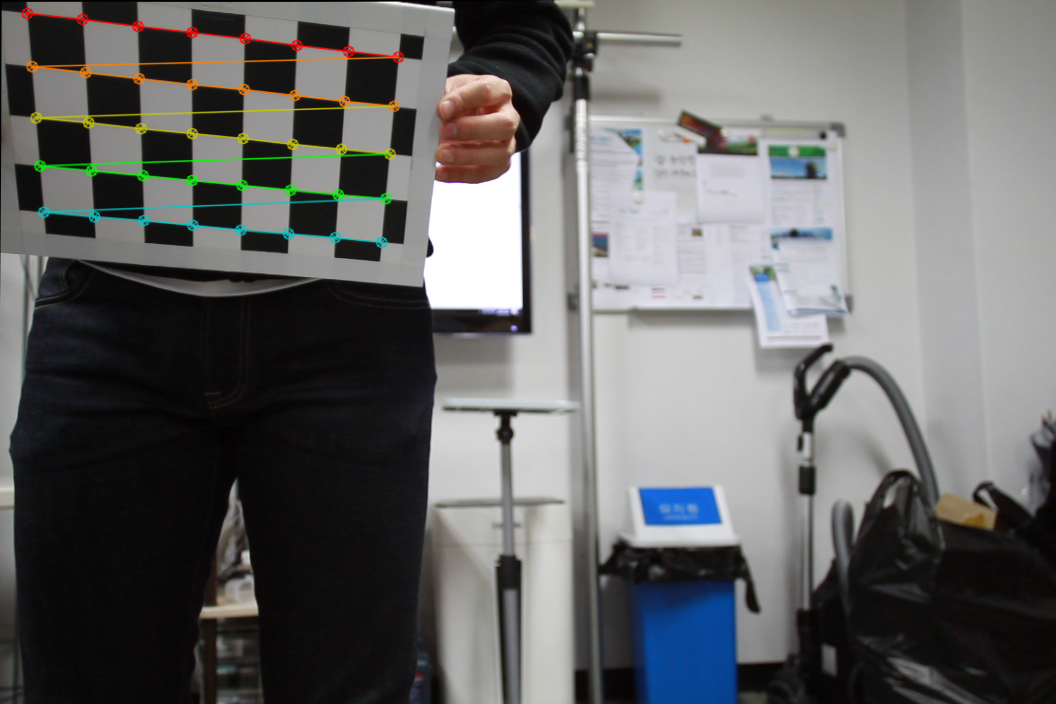
//> input picture calibration/test_calibration/test_calibration/c1.bmp, 1056 x 704 px
$ ./test_calibration   (built with g++ and OpenCV 4)
//> lines starting //> are read from the running program, lines starting //| are printed output that depends on the picture; after the words box and inside, x2 and y2 are one past the last pixel; in counts of white or black regions, pixels touching at a corner belong together
#include "opencv2/core/core.hpp"
#include "opencv2/imgproc/imgproc.hpp"
#include "opencv2/calib3d/calib3d.hpp"
#include "opencv2/highgui/highgui.hpp"
#include <vector>
#include <stdlib.h>
#include <stdio.h>
using namespace std;
using namespace cv;

void main()
{
	int i, j;
	int board_w, board_h;
	int n_boards;
	float measure;
	Size imageSize;

	vector< vector< Point2f> > imagePoints;
	vector< vector< Point3f> > objectPoints;

	printf("How many cross points of width direction? \n");
	scanf("%d", &board_w);
//> the answer given: 3
	printf("How many cross points of Height direction? \n");
	scanf("%d", &board_h);
//> the answer given: 3

	printf("How many board? (board will be read by this namimg-> ./pattern/p1.jpg, ./pattern/p2.jpg...\n");
	scanf("%d", &n_boards);
//> the answer given: 3

	printf("What mm ?\n");
	scanf("%f", &measure);
//> the answer given: 2

	printf("w=%d h=%d n=%d %lfmm\n", board_w, board_h, n_boards, measure);
	printf("-----------FindChessboardCorner------------\n");
	char str[100];
	for (int i = 0; i < n_boards; ++i)
	{
		//image load
		sprintf(str, "c1.bmp");
		printf("%s\n", str);
		Mat img2;
		Mat img = imread(str);
//> img is the input picture: 704 rows x 1056 cols, CV_8UC3; mean B, G, R 101.8, 101.9, 101.4
		imageSize = Size(img.cols, img.rows);
//> imageSize = Size(1056, 704)
		Mat gray;
		cvtColor(img, gray, CV_RGB2GRAY);
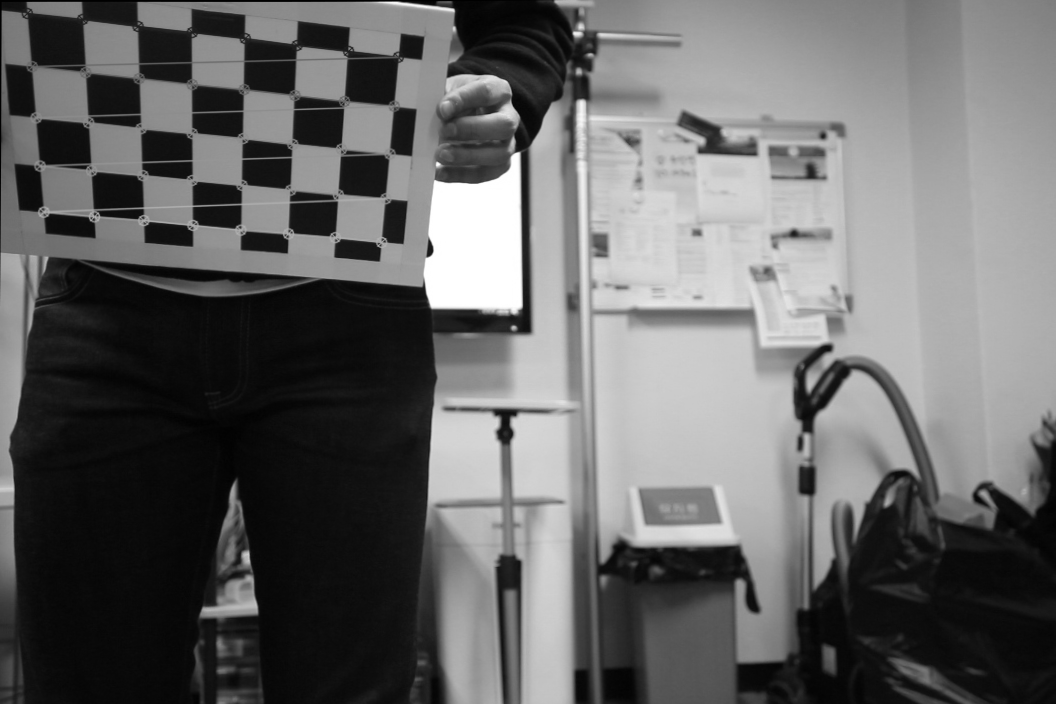
//> gray: 704 rows x 1056 cols, CV_8UC1; min 0, max 255, mean 101.8
		img.copyTo(img2);
		vector< Point2f> corners;

		//체스보드 코너점을 찾기 findChessboardCorners(inputArray image, Size patternSize, OutputArray corners)
		bool sCorner = findChessboardCorners(gray, Size(board_w, board_h), corners);
//> corners = 9 Points (x, y): [387.5, 151.5], [341.4, 148.3], [291.2, 143.2], [395.3, 105.9], [345.5, 104], [294, 99.5], [398.6, 55.51], [347.4, 49.95], [296.5, 44.99]; sCorner = true

		//if find corner success, then
		if (sCorner)
		{
			// 코너점 구체화 cornerSubPix(InputArray image, InputoutputArray corners, Size winSize, Size zeroZone, termCriteria criteria)
			cornerSubPix(gray, corners, Size(11, 11), Size(-1, -1), TermCriteria(CV_TERMCRIT_EPS + CV_TERMCRIT_ITER, 30, 0.1));
//> corners = 9 Points (x, y): [389.6, 153.7], [340.4, 150.1], [292.1, 143.6], [393.6, 105.5], [344.5, 103.2], [294.1, 100.6], [398.4, 56.58], [348.6, 52.34], [296.5, 45.2]
			// 점 그리기 , 쭈욱이어서 drawChessboardCorners(InputOutputArray image, Size patternSize, InputArray corners, bool patternWasFound)
			drawChessboardCorners(img2, Size(board_w, board_h), corners, sCorner);
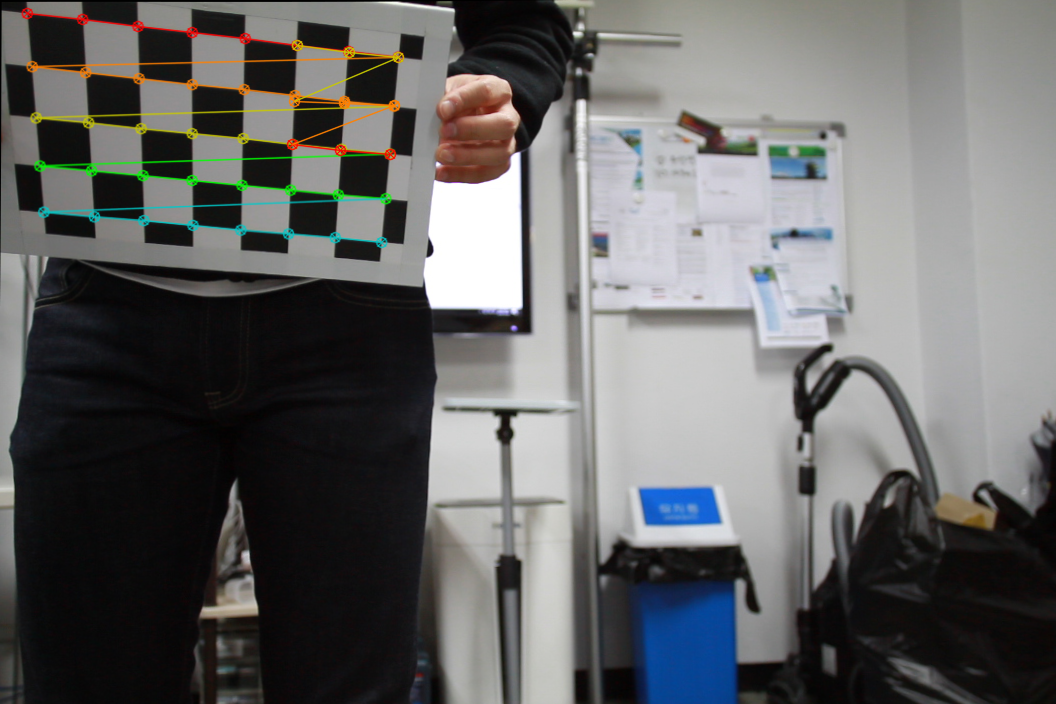
//> img2: 704 rows x 1056 cols, CV_8UC3; 0.31% of pixels changed, all inside (x1, y1, x2, y2) = (286, 39, 405, 161)
			if (corners.size() == board_w*board_h) // 코너점의 수가 초기에 입력한수와 같다면
			{
				vector< Point2f> v_tImgPT;
				vector< Point3f> v_tObjPT;
				//save 2d coordenate and world coordinate
				for (int j = 0; j < corners.size(); ++j)
				{
					Point2f tImgPT;
					Point3f tObjPT;
					// 코너의 좌표 x,y
					tImgPT.x = corners[j].x;
					tImgPT.y = corners[j].y;

					tObjPT.x = j%board_w*measure;
					tObjPT.y = j / board_w*measure;
					tObjPT.z = 0;

					v_tImgPT.push_back(tImgPT);
					v_tObjPT.push_back(tObjPT);
				}
//> this loop made 9 passes
				imagePoints.push_back(v_tImgPT);
//> imagePoints = 1 point lists
				objectPoints.push_back(v_tObjPT);
			}
			sprintf(str, "c1.bmp");
			imwrite(str, img2);
			imshow("pattern", img2);
			cvWaitKey(10);
		}
	}
	vector< Mat> rvecs, tvecs;
	double reproj_err;
	Mat intrinsic_Matrix(3, 3, CV_64F); // 카메라 매트릭스
	Mat distortion_coeffs(8, 1, CV_64F); // 왜곡 계수
	reproj_err = calibrateCamera(objectPoints, imagePoints, imageSize, intrinsic_Matrix, distortion_coeffs, rvecs, tvecs);
//> reproj_err = 1.24; intrinsic_Matrix = [[1213.1, 0, 434.7], [0, 1356.6, 368], [0, 0, 1]]; distortion_coeffs = [11.03, -151.8, 0.485, 0.191, 931.2]

	//결과
	printf("-----------Undistorted images------------\n");
	for (int i = 0; i < n_boards; ++i)
	{
		sprintf(str, "c1.bmp");
		printf("%s\n", str);
		Mat img4; //결과
		Mat img3 = imread(str);
		imageSize = Size(img3.cols, img3.rows);
		undistort(img3, img4, intrinsic_Matrix, distortion_coeffs);
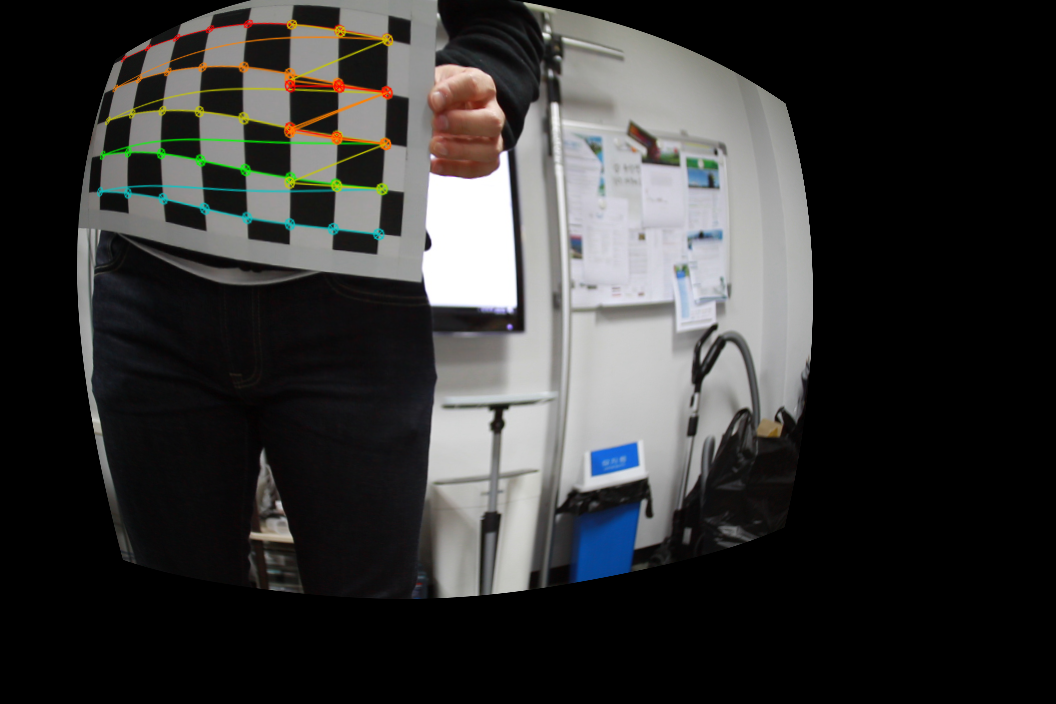
//> img4: 704 rows x 1056 cols, CV_8UC3; mean B, G, R 52.7, 53.4, 53.6
		sprintf(str, "c1.bmp");
		imwrite(str, img4);
	}

	//
	printf("--------Calibration Parameters---------\n");
	printf("Forcal length :");
	for (i = 0; i < intrinsic_Matrix.rows; ++i)
	{
		for (j = 0; j < intrinsic_Matrix.cols; ++j)
		{
			if ((i == 0 && j == 0) || (i == 1 && j == 1)){
				printf("  %lf", intrinsic_Matrix.at<  double >(i, j));
			}
		}
	}
	printf("\n");
	printf("Prin cipal Point :");
	for (i = 0; i < intrinsic_Matrix.rows; ++i)
	{
		for (j = 0; j < intrinsic_Matrix.cols; ++j)
		{
			if ((i == 0 && j == 2) || (i == 1 && j == 2)){
				printf("  %lf", intrinsic_Matrix.at<  double >(i, j));
			}
		}
	}
	printf("\n");

	printf("Distortion :");
	for (i = 0; i < distortion_coeffs.rows; ++i)
	{
		for (j = 0; j < distortion_coeffs.cols; ++j)
		{
			printf("  %lf", distortion_coeffs.at<  double >(i, j));
		}
	}
	printf("\n");
	printf("Reprojection Error : %lf \n", reproj_err);
//| Reprojection Error : 1.240622
}
